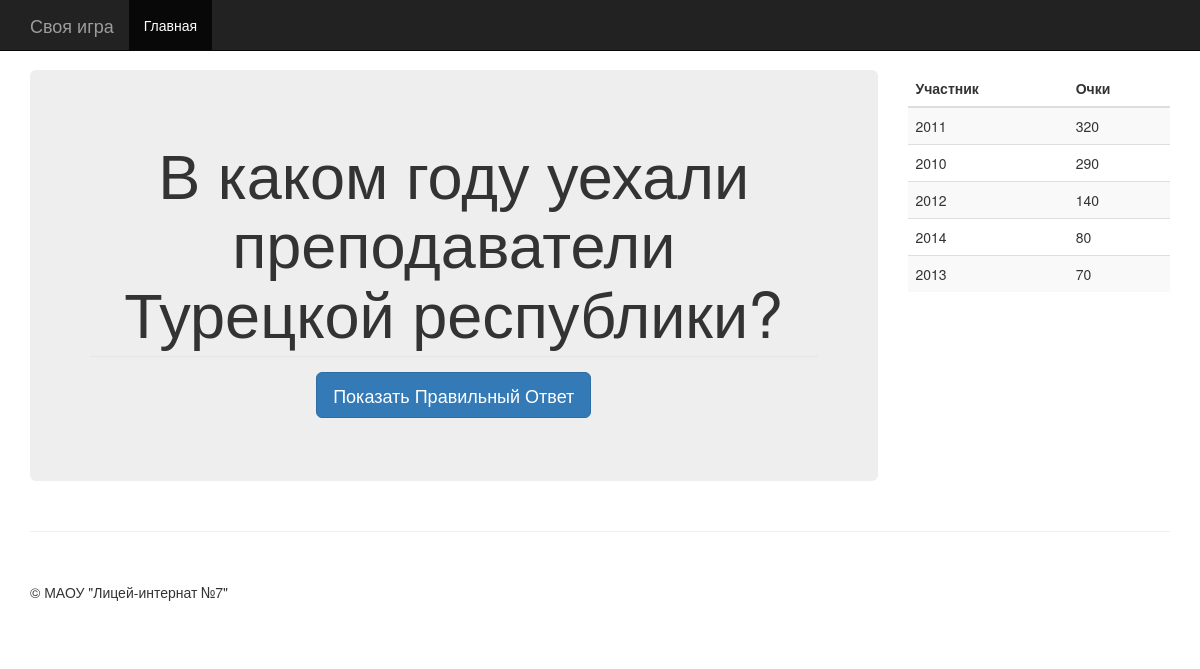
Screenshot of /question/8 (signed in) with the database file from the repository.
### main/models.py (models this page shows, shortened)
class Question(models.Model):
    name = models.TextField(max_length=1000)
    topic_name = models.ForeignKey(Topic)
    SCORE_CHOICES = (
        (10, 10),
        (20, 20),
        (30, 30),
        (40, 40),
        (50, 50)
    )
    score = models.IntegerField(choices=SCORE_CHOICES)
    image = models.ImageField(blank=True, null=True, upload_to='imgs/questions')
    used = models.BooleanField(default=False)
    team_answered = models.ForeignKey(Team, blank=True, null=True)
    question_answer = models.TextField(max_length=1000)
    answer_image = models.ImageField(blank=True, null=True, upload_to='imgs/answers')
    class Meta:
        unique_together = ('topic_name', 'score')

class Team(models.Model):
    name = models.TextField(max_length=300)

### main/views.py (the view)
# urls.py: url(r'^question/(?P<qid>\d+)$', 'get_question', name='question'),
@login_required()
def get_question(request, qid):
    question = Question.objects.get(pk=qid)
    teams = Team.objects.all().order_by('name')
    teams_score = get_sorted_teams_data()
    return render(request, 'main/question.html', {'question': question, 'teams': teams, 'sorted_teams': teams_score})

### main/views.py (called while the page is built)
def get_sorted_teams_data():
    team_list = Team.objects.all()
    teams_score = {}
    for i in team_list:
        questions = i.question_set.all()
        sum = 0
        for j in questions:
            sum += j.score
        teams_score[i.name] = sum
    teams_score = sorted(teams_score.items(), key=operator.itemgetter(1), reverse=True)
    return teams_score

### main/templates/main/question.html (shortened to what this page needs)
{% extends 'main/main.html' %}
{% block mainarea %}
    {% if question.image %}
        <div class="row">
            <div class="col-md-8 text-center"> <h1>{{ question.name }}</h1></div>
            <div class="col-md-4"><img class="img-rounded" width="100%" src="/media/{{ question.image }}"></div>
        </div>
    {% else %}
        <h1 class="text-center">{{ question.name }}</h1>
    {% endif %}
    <div class="modal-footer">
    <button type="button" class="btn btn-primary btn-lg text-center center-block" data-toggle="modal" data-target="#myModal">
        Показать Правильный Ответ
    </button>
    </div>
{% endblock %}
{% block sidebarmenu %}
    <table class="table table-striped">
    <thead>
        <tr>
            <th>Участник</th>
            <th>Очки</th>
        </tr>
    </thead>
        <tbody class="">
        {% for team in sorted_teams %}
            <tr>
                <td>{{ team.0 }}</td>
                <td>{{ team.1 }}</td>
            </tr>
        {% endfor %}
    </tbody>
    </table>
{% endblock %}

### main/static/main/css/offcanvas.css (style rules this page uses)
html, body { overflow-x: hidden; }
body { padding-top: 70px; }

### rows the page displays
Question: name "В каком году уехали преподаватели Турецкой республики?"
Team: name "2011"
Team: name "2010"
Team: name "2012"
Team: name "2014"
Team: name "2013"

### other values shown
{{ team.1 }} "320" "290" "140" "80" "70"
